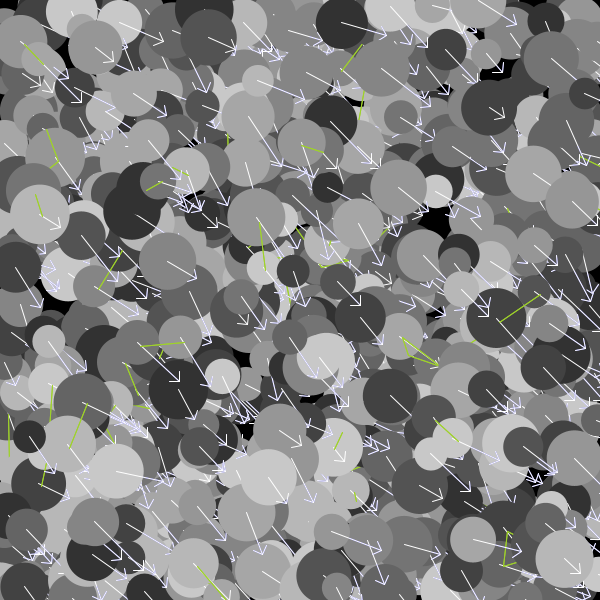
Frame 1 (no input)
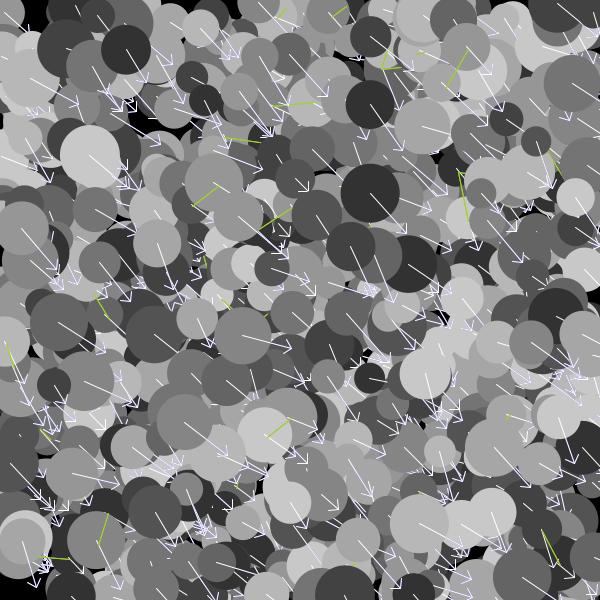
Frame 60 (the mouse pressed at the canvas centre just before this capture)
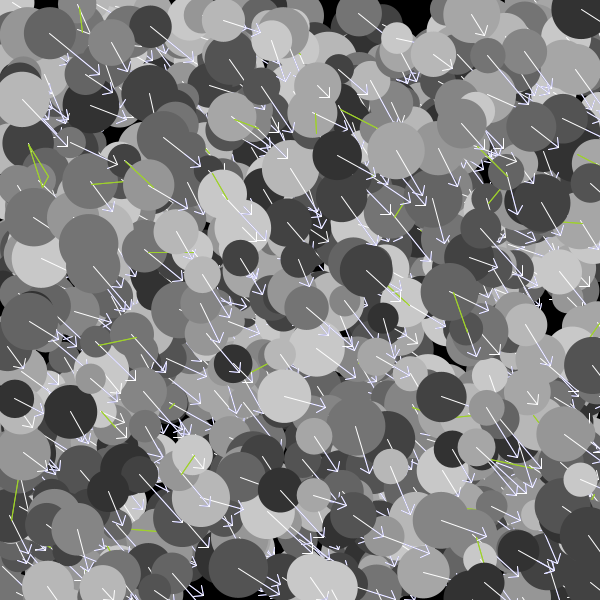
Frame 120 (the mouse held since frame 60 and released just before this capture)

The Processing sketch that drew these frames (run headless with seeded random() and noise(); from frame 60 on, the mouse is pressed at the canvas centre):

// Processing sketch: ball_class3
// ── ball_class3.pde
int totalNum = 100;
Ball[] theBall;

void setup() {
  size(600, 600);
  theBall= new Ball[totalNum];
  //PVector theBallLoc = new PVector(width/2, height/2);
  //float theBallDia = 50;
  //theBall=new Ball(theBallLoc, theBallDia);
  for(int i=0; i<theBall.length; i++){
    PVector loc = new PVector(random(width),random(height));
    float d=random(30,60);
    theBall[i]=new Ball(loc,d,i);
  }
}
  

void draw() {
  background(0);
  //fill(#D67D7D);
  for(int i=0; i< theBall.length; i++){
    theBall[i].showing();
    theBall[i].collision();
    theBall[i].drawArrow();
    theBall[i].drawEllipse();
    theBall[i].connection();
    theBall[i].edge();
    
    println(theBall[2].location.x);
  
  }
}

// ── Ball.pde
class Ball {
  PVector location;
  float dd;
  PVector[] location1;
  float[] dd1;
  int indexNum;
  PVector[] speed;
  PVector[] acc;
  int elliLength = 10;

  Ball(PVector loc, float d, int index) {
    location = loc;
    dd = d;
    indexNum=index;
  }
  void showing() {
    location1 = new PVector[elliLength];
    dd1 = new float[elliLength];
    speed = new PVector[elliLength];
    acc = new PVector[elliLength];
    for (int i = 0; i < elliLength; i ++) {
      location1[i] = new PVector(random(width), random(height));
      dd1[i] = random(30, 60);
      speed[i] = new PVector(random(1, 5), random(1, 5));
      acc[i] = new PVector(0, 0);
    }
  }

   /*   void show() {
      fill(255);
      ellipse(location.x, location.y, dd, dd);
      fill(#5493E8);
      textAlign(CENTER, CENTER);
      text(indexNum, location.x, location.y);
    }
  void draw() {
    background(0);
    collision();
    edge();  
    drawEllipse();
  }   */


  void collision() {
    for (int i = 0; i < elliLength; i ++) {
      for (int j = 0; j < elliLength; j ++) {
        if (i != j) {
          float ddist = PVector.dist(location1[i], location1[j]);
          if (ddist < (dd1[i] + dd1[j])/2) {
            PVector pong = PVector.sub(location1[i], location1[j]);
            pong.normalize();
            pong.mult(50/dd1[i]);
            acc[i].add(pong);
          }
        }
      }
    }
  }

  void drawArrow() {
    for (int i = 0; i < elliLength; i ++) {
      float ang = speed[i].heading();
      stroke(#6460E3);
      float arrowLength = 10;
      PVector headLocation = new PVector(location1[i].x+10*speed[i].mag()*cos(ang), location1[i].y+10*speed[i].mag()*sin(ang));
      line(location1[i].x, location1[i].y, headLocation.x, headLocation.y);
      line(headLocation.x, headLocation.y, headLocation.x + arrowLength*cos(ang + PI*3/4), headLocation.y + arrowLength*sin(ang + PI*3/4));
      line(headLocation.x, headLocation.y, headLocation.x + arrowLength*cos(ang - PI*3/4), headLocation.y + arrowLength*sin(ang -PI*3/4));
  }
}

void drawEllipse() {
  for (int i = 0; i < elliLength; i ++) {
    fill((int)map(i, 0, elliLength-1, 50, 200));
    noStroke();
    ellipse(location1[i].x, location1[i].y, dd1[i], dd1[i]);
    
    //draw Arrows at the end of each speed vectors
    float ang = speed[i].heading();
    stroke(255); //stroke(#9C9AEA);
    float arrowLength = 10;
    PVector headLocation = new PVector(location1[i].x+10*speed[i].mag()*cos(ang), location1[i].y+10*speed[i].mag()*sin(ang));
    line(location1[i].x, location1[i].y, headLocation.x, headLocation.y);
    line(headLocation.x, headLocation.y, headLocation.x + arrowLength*cos(ang + PI*3/4), headLocation.y + arrowLength*sin(ang + PI*3/4));
    line(headLocation.x, headLocation.y, headLocation.x + arrowLength*cos(ang - PI*3/4), headLocation.y + arrowLength*sin(ang - PI*3/4));
    
    speed[i].add(acc[i]);
    speed[i].limit(10);
    location1[i].add(speed[i]);
    acc[i] = new PVector(0, 0);
  }
}

void connection() {
  for (int i = 0; i < elliLength; i ++) {
    for (int j = 0; j < elliLength; j ++) {
      if (i != j) {
        float ddist = PVector.dist(location1[i], location1[j]);
        if (ddist < 50) {
          stroke(#9ED12A);
          line(location1[i].x, location1[i].y, location1[j].x, location1[j].y);
        }
      }
    }
  }
}

void edge() {
  for (int i = 0; i < elliLength; i ++) {

    if (location1[i].x + dd1[i]/2 > width) {
      location1[i].x = width - dd1[i]/2;
      speed[i].x = speed[i].x *-1;
    }

    if (location1[i].x - dd1[i]/2 < 0) {
      location1[i].x = dd1[i]/2;
      speed[i].x = speed[i].x *-1;
    }

    if (location1[i].y + dd1[i]/2 > height) {
      location1[i].y = height - dd1[i]/2;
      speed[i].y *=-1;
    }

    if (location1[i].y  - dd1[i]/2 < 0) {
      location1[i].y = dd1[i]/2;
      speed[i].y *=-1;
    }
  }
}
}
